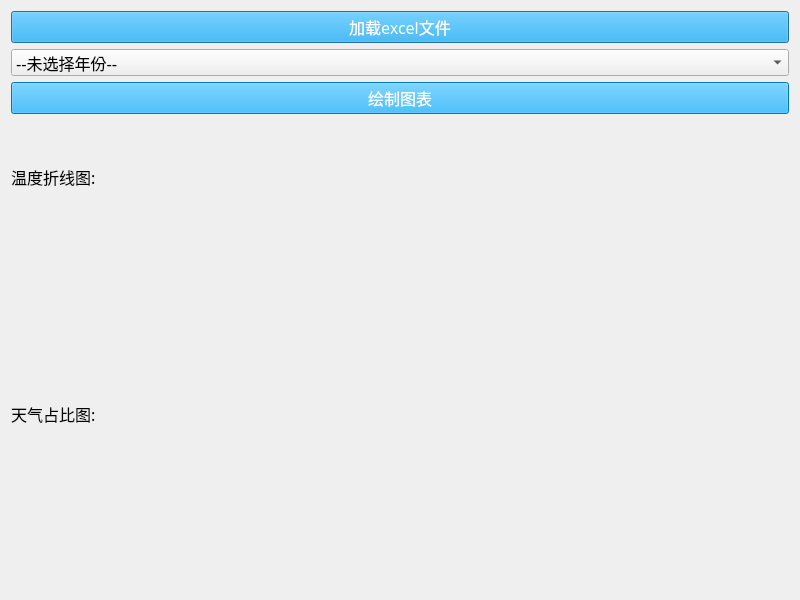
<?xml version="1.0" encoding="UTF-8"?>
<ui version="4.0">
 <class>Dialog</class>
 <widget class="QDialog" name="Dialog">
  <property name="geometry">
   <rect>
    <x>0</x>
    <y>0</y>
    <width>800</width>
    <height>600</height>
   </rect>
  </property>
  <property name="windowTitle">
   <string>Dialog</string>
  </property>
  <property name="styleSheet">
   <string notr="true">* {
	font-size:16px;
}

QPushButton {
	color:rgb(255, 255, 255);
	background-color:rgb(0, 170, 255);
}</string>
  </property>
  <layout class="QVBoxLayout" name="verticalLayout">
   <item>
    <widget class="QPushButton" name="pushButton">
     <property name="font">
      <font>
       <family>微软雅黑</family>
       <pointsize>-1</pointsize>
      </font>
     </property>
     <property name="text">
      <string>加载excel文件</string>
     </property>
    </widget>
   </item>
   <item>
    <widget class="QComboBox" name="comboBox">
     <item>
      <property name="text">
       <string>--未选择年份--</string>
      </property>
     </item>
    </widget>
   </item>
   <item>
    <widget class="QPushButton" name="pushButton_2">
     <property name="text">
      <string>绘制图表</string>
     </property>
    </widget>
   </item>
   <item>
    <widget class="QLabel" name="label_2">
     <property name="font">
      <font>
       <family>微软雅黑</family>
       <pointsize>-1</pointsize>
      </font>
     </property>
     <property name="text">
      <string>温度折线图:</string>
     </property>
    </widget>
   </item>
   <item>
    <widget class="Canvas" name="widget" native="true"/>
   </item>
   <item>
    <widget class="QLabel" name="label_3">
     <property name="font">
      <font>
       <family>微软雅黑</family>
       <pointsize>-1</pointsize>
      </font>
     </property>
     <property name="text">
      <string>天气占比图:</string>
     </property>
    </widget>
   </item>
   <item>
    <widget class="Canvas" name="widget_2" native="true"/>
   </item>
  </layout>
 </widget>
 <customwidgets>
  <customwidget>
   <class>Canvas</class>
   <extends>QWidget</extends>
   <header location="global">canvas.py</header>
   <container>1</container>
  </customwidget>
 </customwidgets>
 <resources/>
 <connections/>
</ui>
